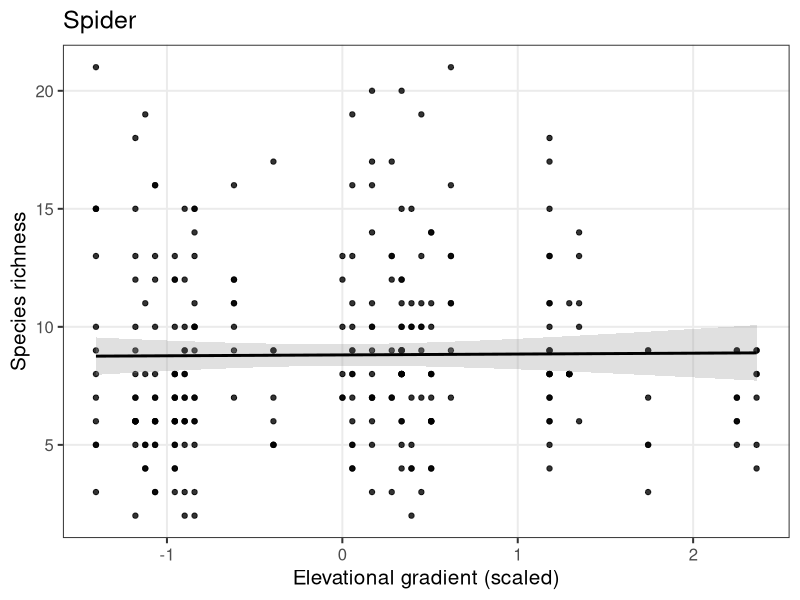

R code for this plot:
# Number of species for each row # 
library(readxl)
library(writexl)
df <- read_excel("Beskydy_2007_2008_traits_final.xlsx", sheet = "spiders_compo_names")
df$species_richness <- rowSums(df[, -1] > 0)
write_xlsx(df[, c("ID", "species_richness")], "species_richness.xlsx")

library(vegan)
library(dplyr)
library(tidyr)
library(ggplot2)
library(readxl)

# 1.
df <- read_excel("Beskydy_2007_2008_traits_final.xlsx", sheet = "spiders_FD")
compo_names <- read_excel("Beskydy_2007_2008_traits_final.xlsx", sheet = "spiders_compo_names")

# 2. Initial
metadata <- df
metadata$ID <- 1:nrow(metadata)
metadata_matched <- metadata[metadata$ID %in% compo_names$ID, ]

# 3. Prepare raw community matrix
comm_matrix <- as.matrix(compo_names[, -1])
rownames(comm_matrix) <- compo_names$ID

# 4. AGGREGATE DATA
# Combine metadata and species, then sum species counts per locality
df_combined <- bind_cols(metadata_matched, as.data.frame(comm_matrix))

df_agg <- df_combined %>%
  drop_na(Locality, Trees, Altitude, Exposition, Time.period) %>%
  group_by(Locality, Trees, Altitude, Exposition, Time.period) %>%
  summarise(across(all_of(colnames(comm_matrix)), ~sum(., na.rm = TRUE)), .groups = "drop") %>%
  mutate(
    Altitude_scaled = as.numeric(scale(Altitude)),
    Trees = as.factor(Trees),
    Time.period = as.numeric(Time.period),
    Exposition_midpoint = sapply(strsplit(as.character(Exposition), "_"), function(x) {
      mean(as.numeric(trimws(x)), na.rm = TRUE)
    }),
    Exposition2 = as.numeric(scale(Exposition_midpoint))
  ) %>%
  filter(!is.na(Exposition2) & !is.nan(Exposition2))

# 5. Prepare aggregated community matrix and convert to presence/absence
comm_agg <- as.matrix(df_agg %>%  
                        select(-Locality, -Trees, -Altitude, -Altitude_scaled, -Exposition, -Exposition2, -Time.period))
rownames(comm_agg) <- paste(df_agg$Locality, df_agg$Time.period, sep = "_")
comm_pa_agg <- ifelse(comm_agg > 0, 1, 0)
valid_rows <- rowSums(comm_pa_agg) > 0
comm_pa_agg <- comm_pa_agg[valid_rows, ]
df_agg <- df_agg[valid_rows, ]
df_agg <- as.data.frame(df_agg)
rownames(df_agg) <- paste(df_agg$Locality, df_agg$Time.period, sep = "_")


# 6. Calculate independent beta-diversity components
dist_jaccard <- designdist(comm_pa_agg, method = "1 - (J / (A + B - J))", terms = "binary")
dist_simpson <- designdist(comm_pa_agg, method = "1 - (J / pmin(A, B))", terms = "binary")
dist_richness <- designdist(comm_pa_agg, method = "1 - (pmin(A, B) / pmax(A, B))", terms = "binary")

dist_jaccard_sqrt <- sqrt(dist_jaccard)
dist_simpson_sqrt <- sqrt(dist_simpson)
dist_richness_sqrt <- sqrt(dist_richness)

# 7. PERMDISP: testing variance
disp_jaccard <- betadisper(dist_jaccard, df_agg$Trees)
disp_simpson <- betadisper(dist_simpson, df_agg$Trees)


print("--- PERMDISP Results ---")
print(permutest(disp_jaccard, permutations = 999))
print(permutest(disp_simpson, permutations = 999))

# 8. PERMANOVA
# Overall compositional dissimilarity (Total beta-diversity)
perm_jaccard <- adonis2(dist_jaccard_sqrt ~ Trees + Altitude_scaled + Time.period + Exposition2, 
                        data = df_agg, 
                        permutations = 999,
                        by = "margin")

# Species turnover (Simpson index)
perm_simpson <- adonis2(dist_simpson_sqrt ~ Trees + Altitude_scaled + Time.period + Exposition2, 
                        data = df_agg, 
                        permutations = 999,
                        by = "margin")

# Species richness uniformity
perm_richness <- adonis2(dist_richness_sqrt ~ Trees + Altitude_scaled + Time.period + Exposition2, 
                         data = df_agg, 
                         permutations = 999,
                         by = "margin")

print("--- PERMANOVA of Elevational gradient, Trees, and Time ---")
print(perm_jaccard)
print(perm_simpson)
print(perm_richness)

cor.test(df_agg$Altitude, rowSums(comm_pa_agg))

# 1. Add species richness (number of species) directly into aggregated dataframe
df_agg$Richness <- rowSums(comm_pa_agg)
# 2. Create the linear regression plot
plot_richness <- ggplot(df_agg, aes(x = Altitude_scaled, y = Richness)) +
  geom_point(size = 1.5, alpha = 0.8) +
  geom_smooth(method = "lm", color = "black", fill = "grey60", alpha = 0.3) +
  theme_bw(base_size = 15) +
  theme(panel.grid.minor = element_blank(),
        legend.position = "right") +
  labs(title = "Spider",
       x = "Elevational gradient (scaled)",
       y = "Species richness")
print(plot_richness)
